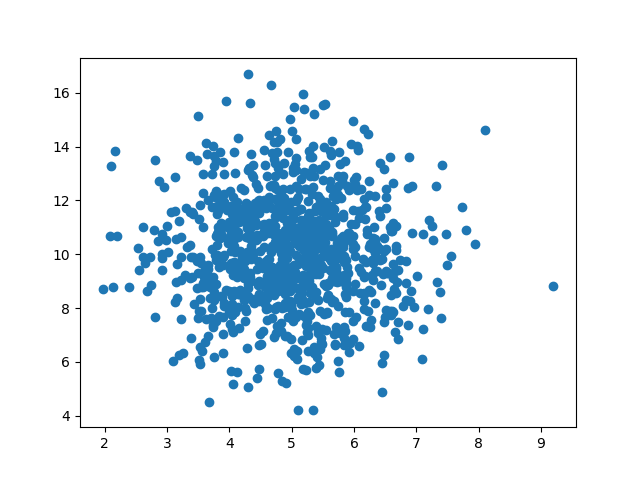

Recreate this plot in Python.
# W3Schools, Python Machine Learning, Scatter Plot
import numpy
import matplotlib.pyplot as plt

x = numpy.random.normal(5.0, 1.0, 1000)
y = numpy.random.normal(10.0, 2.0, 1000)

plt.scatter(x, y)
plt.show()
